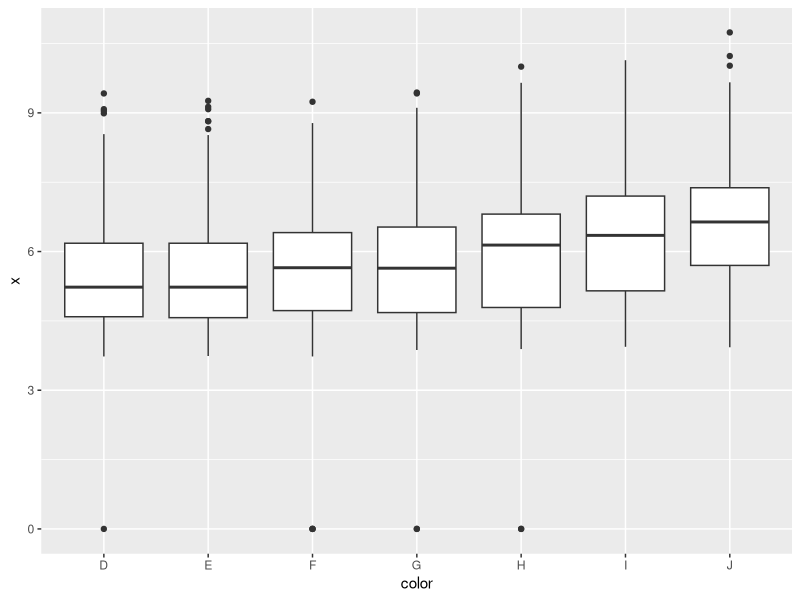
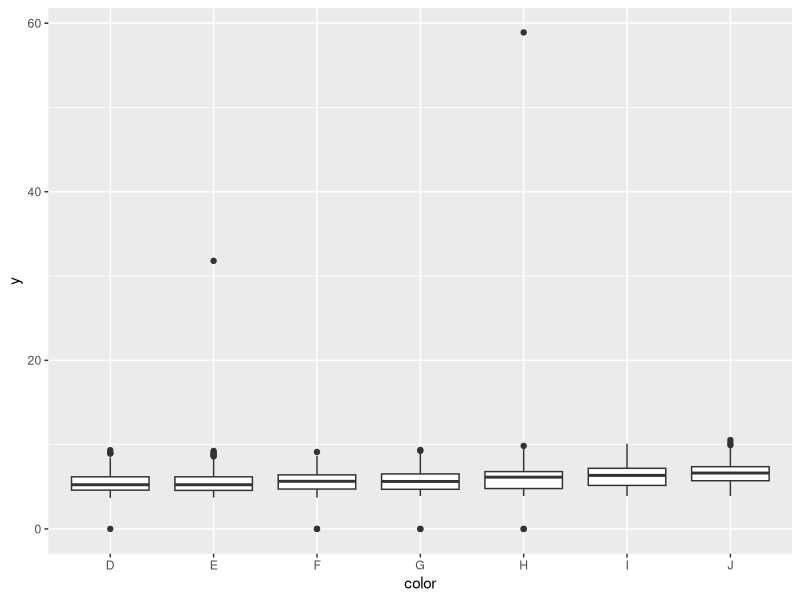
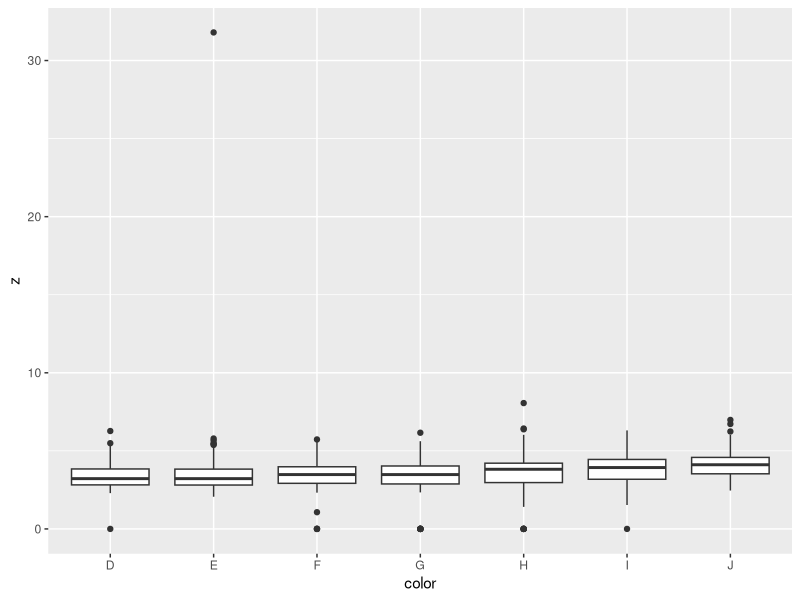

These figures' R source, in order:
#==================
# dplyr

library(tidyverse)
library(formattable)

# zbiory danych

str(diamonds)
str(mtcars)
str(iris)

# przypomnienie:

diamonds %>%
  filter(x > 2.0) %>%
  select(price, color) %>%
  mutate(pricePLN = 4.3*price) %>%
  group_by(color) %>%
  summarise(M = mean(pricePLN), SD = sd(pricePLN)) %>%
  arrange(desc(M))

# rozgrzewka:

# ZADANIE 1.1
# Pogrupowac obserwacje zbioru diamonds po kolorze diamentu i policzmy średnie oraz odchylenia cen; w podsumowaniu dodajmy również maksymalną cenę i minimalną; wynik zapiszmy pad nazwą pods_1

pods_1 <- diamonds%>%
  group_by(color)%>%
  select(price, color) %>%
  summarise(srednia=mean(price), SD=sd(price), max=max(price), min=min(price))
  

# ZADANIE 1.2
# Pogrupowac obserwacje zbioru diamonds po rodzaju cięcia diamentu i policzmy średnie oraz odchylenia cen; w podsumowaniu dodajmy również maksymalną cenę i minimalną; wynik zapiszmy pad nazwą pods_2

pods_2 <- diamonds%>%
  group_by(cut)%>%
  select(price, cut) %>%
  summarise(srednia=mean(price), SD=sd(price), max=max(price), min=min(price))

# ZADANIE 1.3
# Pogrupowac obserwacje zbioru diamonds po przezroczystości diamentu i policzmy średnie oraz odchylenia cen; w podsumowaniu dodajmy również maksymalną cenę i minimalną; wynik zapiszmy pad nazwą pods_3

pods_3 <- diamonds%>%
  group_by(clarity)%>%
  select(price, clarity) %>%
  summarise(srednia=mean(price), SD=sd(price), max=max(price), min=min(price))

#======================
# zobaczmy jak wyglądają rozkłady wymiarów diamentów

ggplot(diamonds, aes(x = color, y = x)) +
  geom_boxplot()
ggplot(diamonds, aes(x = color, y = y)) +
  geom_boxplot()
ggplot(diamonds, aes(x = color, y = z)) +
  geom_boxplot()

summary(diamonds$price)

# ZADANIE 2.1
# Dodajmy do naszego kodu linię kodu, aby dodać nową kolumnę będącą iloczynem x, y i z; dalej odfiltrujmy wszystkie wiersze, których iloczyn wymiarów diamentu nie jest zerem; potem wykonajmy ponownie poprzednie obliczenia podsumowujące; wynik zapisujemy pod poprzednią nazwą

pods_21 <- diamonds%>%
  group_by(color)%>%
  mutate(iloczyn=(x*y*z))%>%
  filter(iloczyn!=0)%>%
  summarise(srednia=mean(price), SD=sd(price), max=max(price), min=min(price), wymiar=mean(iloczyn))

# ZADANIE 2.2
# Dodajmy do naszego kodu linię kodu, aby dodać nową kolumnę będącą iloczynem x, y i z; dalej odfiltrujmy wszystkie wiersze, których iloczyn wymiarów diamentu nie jest zerem; potem wykonajmy ponownie poprzednie obliczenia podsumowujące; wynik zapisujemy pod poprzednią nazwą

pods_22 <- diamonds%>%
  group_by(cut)%>%
  mutate(iloczyn=(x*y*z))%>%
  filter(iloczyn!=0)%>%
  summarise(srednia=mean(price), SD=sd(price), max=max(price), min=min(price), wymiar=mean(iloczyn))

# ZADANIE 2.3
# Dodajmy do naszego kodu linię kodu, aby dodać nową kolumnę będącą iloczynem x, y i z; dalej odfiltrujmy wszystkie wiersze, których iloczyn wymiarów diamentu nie jest zerem; potem wykonajmy ponownie poprzednie obliczenia podsumowujące; wynik zapisujemy pod poprzednią nazwą

pods_23 <- diamonds%>%
  group_by(clarity)%>%
  mutate(iloczyn=(x*y*z))%>%
  filter(iloczyn!=0)%>%
  summarise(srednia=mean(price), SD=sd(price), max=max(price), min=min(price), wymiar=mean(iloczyn))

#===========================
# gdy w podsumowaniu chcemy umieścić liczbę obserwacji w zbiorze/grupie, stosujemy funkcję n()

mtcars %>%
  group_by(cyl) %>%
  summarise(N = n())

# ZADANIE 3
# W zbiorze mtcars podsumować bazę danych tak, aby w podsumowaniu znalazły się następujące kolumny: zmienna grupująca gear + N zawierająca liczbę obesracji w grupie ze względu na gear + PROC zawierająca informację ile procent całego zbioru danych stanowi dana grupa ze względu na gear

zad_3 <- mtcars%>%
  group_by(gear)%>%
  summarise(N=n())%>%
  mutate(PROC=formattable::percent(N/sum(N)))

# lub bez paczki "formattable"

zad_3 <- mtcars%>%
  group_by(gear)%>%
  summarise(N=n())%>%
  mutate(PROC=(N/sum(N))*100)

przyklad <- mtcars%>%
  group_by(gear, am)

#===========================
# W zbiorze iris, dla każdego gatunku liczymy mediany każdej zmiennej liczbowej

zad_noname <- iris%>%
  group_by(Species)%>%
  summarise(MED_Slength=median(Sepal.Length),
            MED_Swidth=median(Sepal.Width),
            MED_Plength=median(Petal.Length),
            MED_Pwidth=median(Petal.Width))

# ZADANIE 4
#   a) odfiltrować ze zbioru iris tylko te obserwacje, które mają wszystkie wartości liczbowe powyżej mediany
#   b) odfiltrować ze zbioru iris tylko te obserwacje, które mają co najmniej jedną wartość liczbową powyżej mediany

zad_4a <- iris%>%
  group_by(Species)%>%
  filter(Sepal.Length>median(Sepal.Length) &
           Sepal.Width>median(Sepal.Width) &
           Petal.Length>median(Petal.Length) &
           Petal.Width>median(Petal.Width))

zad_4b <- iris%>%
  group_by(Species)%>%
  filter(Sepal.Length>median(Sepal.Length) |
           Sepal.Width>median(Sepal.Width) |
           Petal.Length>median(Petal.Length) |
           Petal.Width>median(Petal.Width))
